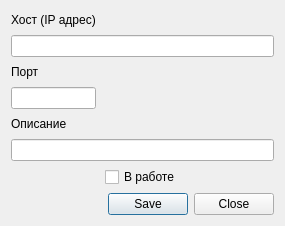
<?xml version="1.0" encoding="UTF-8"?>
<ui version="4.0">
 <class>EditServerDialog</class>
 <widget class="QDialog" name="EditServerDialog">
  <property name="geometry">
   <rect>
    <x>0</x>
    <y>0</y>
    <width>276</width>
    <height>226</height>
   </rect>
  </property>
  <property name="sizePolicy">
   <sizepolicy hsizetype="MinimumExpanding" vsizetype="MinimumExpanding">
    <horstretch>0</horstretch>
    <verstretch>0</verstretch>
   </sizepolicy>
  </property>
  <property name="windowTitle">
   <string>Сервер подключений</string>
  </property>
  <layout class="QGridLayout" name="gridLayout">
   <item row="0" column="0">
    <widget class="QLabel" name="label">
     <property name="text">
      <string>Хост (IP адрес)</string>
     </property>
    </widget>
   </item>
   <item row="1" column="0" colspan="3">
    <widget class="QLineEdit" name="lineEditHost"/>
   </item>
   <item row="2" column="0">
    <widget class="QLabel" name="label_2">
     <property name="text">
      <string>Порт</string>
     </property>
    </widget>
   </item>
   <item row="3" column="0">
    <widget class="QLineEdit" name="lineEditPort"/>
   </item>
   <item row="4" column="0">
    <widget class="QLabel" name="label_3">
     <property name="text">
      <string>Описание</string>
     </property>
    </widget>
   </item>
   <item row="5" column="0" colspan="3">
    <widget class="QLineEdit" name="lineEditComments"/>
   </item>
   <item row="7" column="2">
    <widget class="QDialogButtonBox" name="buttonBox">
     <property name="standardButtons">
      <set>QDialogButtonBox::Close|QDialogButtonBox::Save</set>
     </property>
    </widget>
   </item>
   <item row="6" column="0" colspan="3" alignment="Qt::AlignHCenter">
    <widget class="QCheckBox" name="checkBox">
     <property name="text">
      <string>В работе</string>
     </property>
    </widget>
   </item>
  </layout>
 </widget>
 <resources/>
 <connections/>
</ui>
